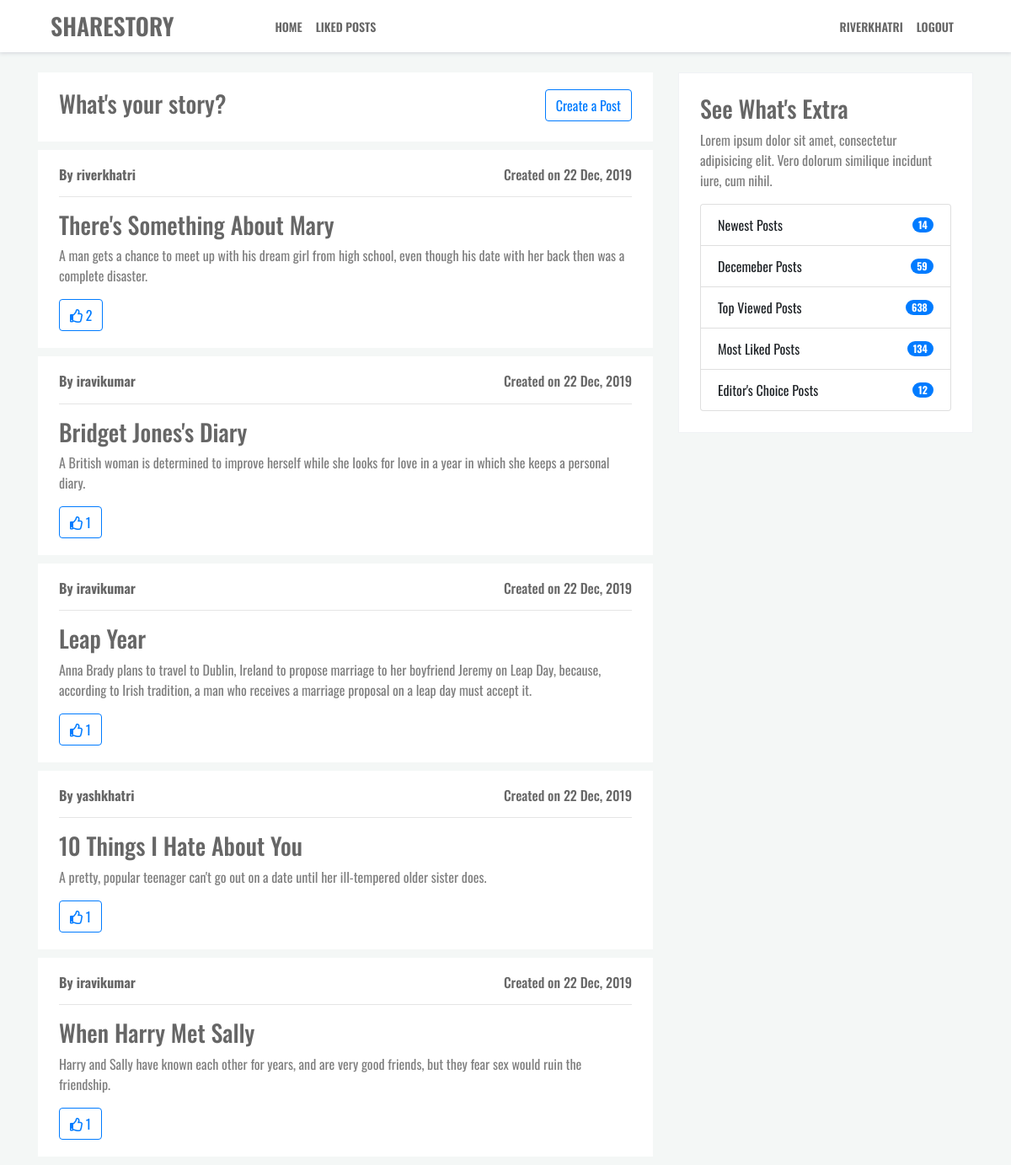
The page /post/liked (signed in) on the database its author committed.
### sharestory/models.py (models this page shows, shortened)
class Post(models.Model):
    title = models.CharField(max_length=100)
    content = models.TextField()
    likes = models.ManyToManyField(User, related_name="likes", blank=True)
    date_posted = models.DateTimeField(default=timezone.now)
    author = models.ForeignKey(User, on_delete=models.CASCADE)

### sharestory/views.py (the view)
# urls.py: path('post/liked', views.liked_posts, name="liked_posts"),
def liked_posts(request):
    posts = Post.objects.filter(likes=request.user).order_by('-date_posted')
    context = {
        'posts': posts
    }
    return render(request, 'sharestory/home.html', context)

### sharestory/templates/sharestory/home.html (shortened to what this page needs)
{% extends 'sharestory/base.html' %}
{% block content %}
    {% if user.is_authenticated %}
        <article>
            <a  href="{% url 'post_create' %}" class="btn btn-outline-primary float-right">
                Create a Post
            </a>
            <h3>What's your story?</h3>
        </article>
    {% endif %}
    {% for post in posts %}
        <article>
            <h6 class="float-right">Created on {{ post.date_posted|date:"d M, Y" }}</h6>
            <h6 class="font-weight-bold">By {{ post.author }}</h6>
            <hr/>
            <h3>{{ post.title }}</h3>
            <p>{{ post.content }}</p>
            {% if user.is_authenticated %}
                <form class="" action="{% url 'post_like' %}" method="post">
                    <button class="btn btn-outline-primary" name="post_id" value="{{ post.id }}">
                        <i class="far fa-thumbs-up"></i> {{ post.likes.count }}
                    </button>
                </form>
            {% else %}
                <button class="btn btn-outline-primary" name="post_id" value="{{ post.id }}">
                    <i class="far fa-thumbs-up"></i> {{ post.likes.count }}
                </button>
            {% endif %}
        </article>
    {% endfor %}
{% endblock %}

### sharestory/templates/sharestory/base.html (shortened to what this page needs)
{% load static %}
<!DOCTYPE html>
<html lang="en">
<head>
    <link rel="stylesheet" href="https://stackpath.bootstrapcdn.com/bootstrap/4.4.1/css/bootstrap.min.css">
    <link rel="stylesheet" href="https://use.fontawesome.com/releases/v5.7.0/css/all.css">
    <link rel="stylesheet" href="{% static 'sharestory/main.css' %}">
</head>
<body>
    <header>
        <nav class="navbar navbar-expand-lg">
            <a class="navbar-brand" href="{% url 'home' %}">
                <span class="logo">ShareStory</span>
            </a>
            <div class="collapse navbar-collapse" id="navbar-small-device">
                <ul class="navbar-nav pl-5 ml-5 mr-auto">
                    <li class="nav-item">
                        <a class="nav-link" href="{% url 'home' %}">Home</a>
                    </li>
                    {% if user.is_authenticated %}
                        <li class="nav-item">
                            <a class="nav-link" href="{% url 'liked_posts' %}">Liked Posts</a>
                        </li>
                    {% endif %}
                </ul>
                <ul class="navbar-nav ml-auto">
                    {% if user.is_authenticated %}
                        <li class="nav-item">
                            <a class="nav-link username" href="">{{ user.username }}</a>
                        </li>
                        <li class="nav-item">
                            <a class="nav-link" href="{% url 'logout' %}">Logout</a>
                        </li>
                    {% endif %}
                </ul>
            </div>
        </nav>
    </header>
    <div class="container mt-4">
        <div class="row">
            <div class="col-md-8">
                {% block content %}{% endblock %}
            </div>
            <div class="col-md-4">
                <div class="sidebar">
                    <h3>See What's Extra</h3>
                    <p>Lorem ipsum dolor sit amet, consectetur adipisicing elit. Vero dolorum similique incidunt iure, cum nihil.</p>
                    <ul class="list-group">
                        <li class="list-group-item d-flex justify-content-between align-items-center">
                            Newest Posts
                            <span class="badge badge-primary badge-pill">14</span>
                        </li>
                        <li class="list-group-item d-flex justify-content-between align-items-center">
                            Decemeber Posts
                            <span class="badge badge-primary badge-pill">59</span>
                        </li>
                        <li class="list-group-item d-flex justify-content-between align-items-center">
                            Top Viewed Posts
                            <span class="badge badge-primary badge-pill">638</span>
                        </li>
                        <li class="list-group-item d-flex justify-content-between align-items-center">
                            Most Liked Posts
                            <span class="badge badge-primary badge-pill">134</span>
                        </li>
                        <li class="list-group-item d-flex justify-content-between align-items-center">
                            Editor's Choice Posts
                            <span class="badge badge-primary badge-pill">12</span>
                        </li>
                    </ul>
                </div>
            </div>
        </div>
    </div>
</body>
</html>

### sharestory/static/sharestory/main.css (style rules this page uses)
body { background: #f4f7f6; font-family: 'Oswald', sans-serif; }
header { background: #fff; }
nav { padding: 5px 60px !important; box-shadow: 0px 0px 5px 1px #d0d3d9; }
nav .logo { font-size: 28px; font-weight: 600; }
nav a { font-size: 14px; font-weight: 600; color: rgba(0, 0, 0, 0.6) !important; text-transform: uppercase; }
nav .username { pointer-events: none; }
article { padding: 20px 25px 20px 25px; margin-bottom: 10px; background-color: #fff; }
h1, h2, h3, h4, h5, h6 { color: rgba(0, 0, 0, 0.6) !important; }
p { color: rgba(0, 0, 0, 0.5) !important; }
.sidebar { width: 100%; height: auto; background-color: #fff; border: 1px solid #f0f2f5; padding: 25px; }

### rows shown on the page
Post: date_posted "22 Dec, 2019", author "riverkhatri", title "There's Something About Mary", content "A man gets a chance to meet up with his dream girl from high school, even though his date with her back then was a complete disaster.", likes.count "2"
Post: date_posted "22 Dec, 2019", author "iravikumar", title "Bridget Jones's Diary", content "A British woman is determined to improve herself while she looks for love in a year in which she keeps a personal diary.", likes.count "1"
Post: date_posted "22 Dec, 2019", author "iravikumar", title "Leap Year", content "Anna Brady plans to travel to Dublin, Ireland to propose marriage to her boyfriend Jeremy on Leap Day, because, according to Irish tradition, a man who receives a marriage proposal on a leap day must accept it.", likes.count "1"
Post: date_posted "22 Dec, 2019", author "yashkhatri", title "10 Things I Hate About You", content "A pretty, popular teenager can't go out on a date until her ill-tempered older sister does.", likes.count "1"
Post: date_posted "22 Dec, 2019", author "iravikumar", title "When Harry Met Sally", content "Harry and Sally have known each other for years, and are very good friends, but they fear sex would ruin the friendship.", likes.count "1"

### other values the page prints
{{ user.username }} "RIVERKHATRI"
